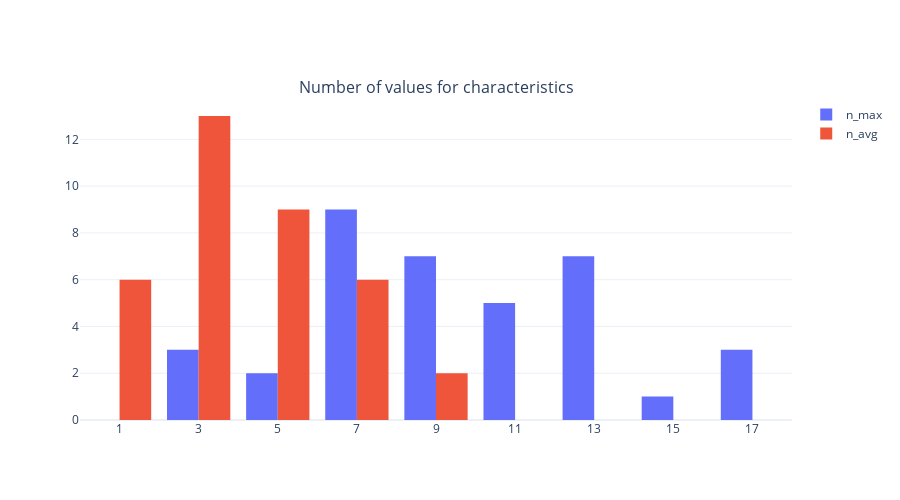

Here is the notebook cell this chart was saved with:
### Code cell
import os
import matplotlib.pyplot as plt
from Bio import AlignIO
from Bio.AlignIO.PhylipIO import RelaxedPhylipWriter
from Bio.SeqRecord import SeqRecord
from Bio.Align import MultipleSeqAlignment

import pandas as pd
from plotly import graph_objects as go
from plotly.subplots import make_subplots



states = ["0", "1", "2", "3", "4", "5", "6", "7", "8", "9", "A", "B", "C", "D", "E", "F", "G", "H", "I", "J", "K", "L", "M", "N", "O", "P", "Q", "R", "S", "T", "U", "V", "W", "X", "Y", "Z", "!", "\"", "#", "$", "%", "&", "'", "(", ")", "*", "+",
",", "/", ":", ";", "<", "=", ">", "@", "[", "\\", "]", "^", "_", "{", "|", "}", "~"]
idx_for_state = {}
for i, state in enumerate(states):
    idx_for_state[state] = i
idx_for_state['-'] = -1
idx_for_state['?'] = -1

def determine_num_states(data_type, model):
    d = "alignments/" + data_type + "/" + model
    align_num_states = {}
    row_num_states = {}
    column_num_states = {}
    with os.scandir(d) as it:
        for entry in it:
            if not entry.is_file():
                continue
            try:
                align = AlignIO.read(os.path.join(d, entry.name), "phylip-relaxed")
            except:
                print(entry.name)
                continue
            column_maxima = [max([idx_for_state[char] + 1for char in rec.seq]) for rec in align]
            row_num_states[entry.name] = column_maxima
            align_num_states[entry.name] = max(column_maxima)
            column_num_states[entry.name] = [max([idx_for_state[record.seq[c]] + 1 for record in align]) for c in range(len(align[0].seq))]
    return (row_num_states, column_num_states, align_num_states)
            
            
def write_num_states(data_type, model):
    (_, _, num_states) = determine_num_states(data_type, model)
    outfile = open("temp/" + data_type + "/max_states.csv", 'w+')
    outfile.write("name,states\n")
    for (name, num) in num_states.items():
        outfile.write(name+"," + str(num) +"\n")
        
def write_avg_col_states(data_type, model):
    (_, col_num_states, _) = determine_num_states(data_type, model)
    outfile = open("temp/" + data_type + "/avg_col_states.csv", 'w+')
    outfile.write("name,avg_states\n")
    for (name, col_states) in col_num_states.items():
        avg = sum(col_states)/len(col_states)
        outfile.write(name+"," + str(avg) +"\n") 
        
def x_values(df, col, eliminate_outlier):
    if eliminate_outlier:
        lower = df[col].quantile(0.1)
        upper = df[col].quantile(0.9)
    else:
        lower = df[col].min()
        upper = df[col].max()
    return df.loc[df[col].between(lower, upper)][col]
        
def read_and_plot_num_states(data_type, model):
    df = pd.read_csv("temp/" + data_type + "/max_states.csv")
    df_avg = pd.read_csv("temp/" + data_type + "/avg_col_states.csv")
    d = {}
    for i, row in df_avg.iterrows():
        d[row["name"]] = row["avg_states"]
    avg_states = []
    for i, row in df.iterrows():
        avg_states.append(d[row["name"]])
    df["avg_states"]  =avg_states
    fig = make_subplots(
        rows=1,
        cols=1,
        subplot_titles=["Number of values for characteristics"]
    )
    
        
    fig.append_trace(
        go.Histogram(
            x=x_values(df, 'states', True),
            name="n_max",
            showlegend=True
            #, histnorm="percent"
        ),
        row=1,
        col=1
    )

    fig.append_trace(
        go.Histogram(
            x=x_values(df, 'avg_states', True),
            name="n_avg",
            showlegend=True
            #, histnorm="percent"
        ),
        row=1,
        col=1
    )
    return fig


data_type = "lang"
model = "multi"
#plot_num_states(data_type, model)
write_avg_col_states(data_type, model)
write_num_states(data_type, model)
read_and_plot_num_states(data_type, model).update_layout(template="plotly_white", height=500)

### Figure 1 — Plotly figure (JSON) as saved in the notebook; plotly's stock layout.template omitted (floating-point values rounded to 4 significant figures)
{"data": [{"name": "n_max", "showlegend": true, "type": "histogram", "x": [5, 8, 9, 6, 13, 7, 17, 13, 9, 7, 3, 6, 8, 3, 7, 10, 4, 10, 11, 6, 10, 15, 8, 13, 13, 17, 8, 12, 3, 13, 6, 11, 6, 17, 13, 6, 8], "xaxis": "x", "yaxis": "y"}, {"name": "n_avg", "showlegend": true, "type": "histogram", "x": [1.611, 2.303, 2.182, 3.472, 5.638, 1.5, 8.703, 6.635, 4.081, 2.897, 1.63, 1.865, 3.718, 1.568, 2.775, 5.579, 2.056, 5.622, 5.65, 3.305, 4.52, 4.886, 6.225, 7.73, 3.18, 6.957, 2.036, 7.342, 2.93, 6.779, 5.817, 4.325, 2.139, 8.684, 3.028, 1.99], "xaxis": "x", "yaxis": "y"}], "layout": {"annotations": [{"font": {"size": 16}, "showarrow": false, "text": "Number of values for characteristics", "x": 0.5, "xanchor": "center", "xref": "paper", "y": 1, "yanchor": "bottom", "yref": "paper"}], "height": 500, "xaxis": {"anchor": "y", "domain": [0, 1]}, "yaxis": {"anchor": "x", "domain": [0, 1]}}}
